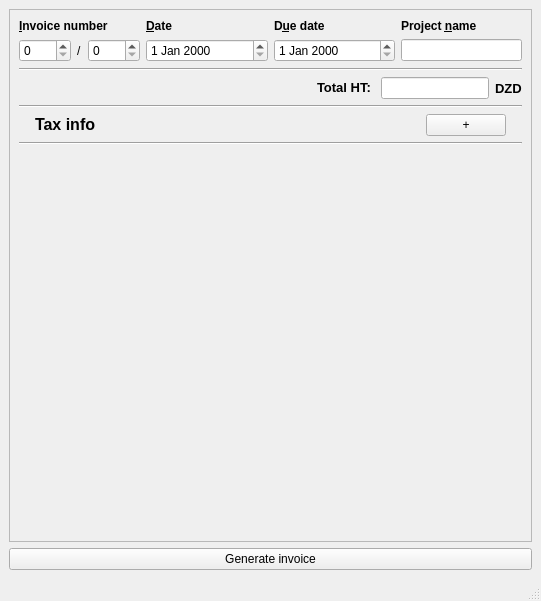
<?xml version="1.0" encoding="UTF-8"?>
<ui version="4.0">
 <class>MainWindow</class>
 <widget class="QMainWindow" name="MainWindow">
  <property name="geometry">
   <rect>
    <x>0</x>
    <y>0</y>
    <width>541</width>
    <height>601</height>
   </rect>
  </property>
  <property name="windowTitle">
   <string>MainWindow</string>
  </property>
  <property name="tabShape">
   <enum>QTabWidget::Rounded</enum>
  </property>
  <property name="unifiedTitleAndToolBarOnMac">
   <bool>false</bool>
  </property>
  <widget class="QWidget" name="centralwidget">
   <layout class="QVBoxLayout" name="verticalLayout">
    <item>
     <widget class="QScrollArea" name="tax_info">
      <property name="widgetResizable">
       <bool>true</bool>
      </property>
      <widget class="QWidget" name="scrollAreaWidgetContents">
       <property name="geometry">
        <rect>
         <x>0</x>
         <y>0</y>
         <width>521</width>
         <height>511</height>
        </rect>
       </property>
       <property name="font">
        <font>
         <kerning>true</kerning>
        </font>
       </property>
       <layout class="QVBoxLayout" name="verticalLayout_2">
        <item>
         <layout class="QHBoxLayout" name="actors_info"/>
        </item>
        <item>
         <layout class="QGridLayout" name="gridLayout">
          <property name="sizeConstraint">
           <enum>QLayout::SetDefaultConstraint</enum>
          </property>
          <property name="leftMargin">
           <number>0</number>
          </property>
          <property name="topMargin">
           <number>0</number>
          </property>
          <property name="rightMargin">
           <number>0</number>
          </property>
          <property name="bottomMargin">
           <number>0</number>
          </property>
          <item row="0" column="1">
           <widget class="QLabel" name="label_2">
            <property name="sizePolicy">
             <sizepolicy hsizetype="Expanding" vsizetype="Fixed">
              <horstretch>0</horstretch>
              <verstretch>0</verstretch>
             </sizepolicy>
            </property>
            <property name="font">
             <font>
              <weight>75</weight>
              <bold>true</bold>
             </font>
            </property>
            <property name="text">
             <string>&amp;Date</string>
            </property>
            <property name="buddy">
             <cstring>creation_date</cstring>
            </property>
           </widget>
          </item>
          <item row="0" column="2">
           <widget class="QLabel" name="label_4">
            <property name="sizePolicy">
             <sizepolicy hsizetype="Expanding" vsizetype="Preferred">
              <horstretch>0</horstretch>
              <verstretch>0</verstretch>
             </sizepolicy>
            </property>
            <property name="font">
             <font>
              <weight>75</weight>
              <bold>true</bold>
             </font>
            </property>
            <property name="text">
             <string>D&amp;ue date</string>
            </property>
            <property name="buddy">
             <cstring>due_date</cstring>
            </property>
           </widget>
          </item>
          <item row="0" column="3">
           <widget class="QLabel" name="label_5">
            <property name="sizePolicy">
             <sizepolicy hsizetype="Preferred" vsizetype="Fixed">
              <horstretch>0</horstretch>
              <verstretch>0</verstretch>
             </sizepolicy>
            </property>
            <property name="font">
             <font>
              <weight>75</weight>
              <bold>true</bold>
             </font>
            </property>
            <property name="text">
             <string>Project &amp;name</string>
            </property>
            <property name="buddy">
             <cstring>project_name</cstring>
            </property>
           </widget>
          </item>
          <item row="0" column="0">
           <widget class="QLabel" name="label">
            <property name="sizePolicy">
             <sizepolicy hsizetype="Expanding" vsizetype="Fixed">
              <horstretch>0</horstretch>
              <verstretch>0</verstretch>
             </sizepolicy>
            </property>
            <property name="font">
             <font>
              <weight>75</weight>
              <bold>true</bold>
             </font>
            </property>
            <property name="text">
             <string>&amp;Invoice number</string>
            </property>
            <property name="buddy">
             <cstring>invoice_number</cstring>
            </property>
           </widget>
          </item>
          <item row="1" column="3">
           <widget class="QLineEdit" name="project_name"/>
          </item>
          <item row="1" column="0">
           <layout class="QHBoxLayout" name="horizontalLayout">
            <item>
             <widget class="QSpinBox" name="invoice_number">
              <property name="focusPolicy">
               <enum>Qt::NoFocus</enum>
              </property>
              <property name="showGroupSeparator" stdset="0">
               <bool>false</bool>
              </property>
             </widget>
            </item>
            <item>
             <widget class="QLabel" name="label_6">
              <property name="sizePolicy">
               <sizepolicy hsizetype="Fixed" vsizetype="Preferred">
                <horstretch>0</horstretch>
                <verstretch>0</verstretch>
               </sizepolicy>
              </property>
              <property name="text">
               <string>/</string>
              </property>
             </widget>
            </item>
            <item>
             <widget class="QSpinBox" name="invoice_year"/>
            </item>
           </layout>
          </item>
          <item row="1" column="1">
           <widget class="QDateEdit" name="creation_date"/>
          </item>
          <item row="1" column="2">
           <widget class="QDateEdit" name="due_date">
            <property name="focusPolicy">
             <enum>Qt::StrongFocus</enum>
            </property>
           </widget>
          </item>
         </layout>
        </item>
        <item>
         <widget class="Line" name="line_3">
          <property name="orientation">
           <enum>Qt::Horizontal</enum>
          </property>
         </widget>
        </item>
        <item>
         <layout class="QVBoxLayout" name="invoice_info"/>
        </item>
        <item>
         <layout class="QHBoxLayout" name="horizontalLayout_2">
          <item>
           <spacer name="horizontalSpacer_14">
            <property name="orientation">
             <enum>Qt::Horizontal</enum>
            </property>
            <property name="sizeHint" stdset="0">
             <size>
              <width>40</width>
              <height>20</height>
             </size>
            </property>
           </spacer>
          </item>
          <item>
           <widget class="QLabel" name="label_8">
            <property name="sizePolicy">
             <sizepolicy hsizetype="Preferred" vsizetype="Fixed">
              <horstretch>0</horstretch>
              <verstretch>0</verstretch>
             </sizepolicy>
            </property>
            <property name="font">
             <font>
              <pointsize>10</pointsize>
              <weight>75</weight>
              <bold>true</bold>
             </font>
            </property>
            <property name="text">
             <string>Total HT: </string>
            </property>
           </widget>
          </item>
          <item>
           <widget class="QLineEdit" name="total_ht">
            <property name="enabled">
             <bool>true</bool>
            </property>
            <property name="sizePolicy">
             <sizepolicy hsizetype="Fixed" vsizetype="Fixed">
              <horstretch>0</horstretch>
              <verstretch>0</verstretch>
             </sizepolicy>
            </property>
            <property name="toolTip">
             <string>Total before tax</string>
            </property>
            <property name="text">
             <string/>
            </property>
            <property name="frame">
             <bool>true</bool>
            </property>
            <property name="readOnly">
             <bool>true</bool>
            </property>
           </widget>
          </item>
          <item>
           <widget class="QLabel" name="label_9">
            <property name="font">
             <font>
              <pointsize>10</pointsize>
              <weight>75</weight>
              <bold>true</bold>
             </font>
            </property>
            <property name="text">
             <string>DZD</string>
            </property>
           </widget>
          </item>
         </layout>
        </item>
        <item>
         <widget class="Line" name="line">
          <property name="orientation">
           <enum>Qt::Horizontal</enum>
          </property>
         </widget>
        </item>
        <item>
         <layout class="QHBoxLayout" name="horizontalLayout_4">
          <item>
           <spacer name="horizontalSpacer_10">
            <property name="orientation">
             <enum>Qt::Horizontal</enum>
            </property>
            <property name="sizeType">
             <enum>QSizePolicy::Minimum</enum>
            </property>
            <property name="sizeHint" stdset="0">
             <size>
              <width>16</width>
              <height>16</height>
             </size>
            </property>
           </spacer>
          </item>
          <item>
           <widget class="QLabel" name="label_7">
            <property name="sizePolicy">
             <sizepolicy hsizetype="Preferred" vsizetype="Fixed">
              <horstretch>0</horstretch>
              <verstretch>0</verstretch>
             </sizepolicy>
            </property>
            <property name="font">
             <font>
              <pointsize>12</pointsize>
              <weight>75</weight>
              <bold>true</bold>
             </font>
            </property>
            <property name="text">
             <string>Tax info</string>
            </property>
           </widget>
          </item>
          <item>
           <spacer name="horizontalSpacer_11">
            <property name="orientation">
             <enum>Qt::Horizontal</enum>
            </property>
            <property name="sizeHint" stdset="0">
             <size>
              <width>40</width>
              <height>20</height>
             </size>
            </property>
           </spacer>
          </item>
          <item>
           <widget class="QPushButton" name="pushButton_5">
            <property name="sizePolicy">
             <sizepolicy hsizetype="Minimum" vsizetype="Fixed">
              <horstretch>0</horstretch>
              <verstretch>0</verstretch>
             </sizepolicy>
            </property>
            <property name="text">
             <string>+</string>
            </property>
           </widget>
          </item>
          <item>
           <spacer name="horizontalSpacer_12">
            <property name="orientation">
             <enum>Qt::Horizontal</enum>
            </property>
            <property name="sizeType">
             <enum>QSizePolicy::Minimum</enum>
            </property>
            <property name="sizeHint" stdset="0">
             <size>
              <width>16</width>
              <height>16</height>
             </size>
            </property>
           </spacer>
          </item>
         </layout>
        </item>
        <item>
         <layout class="QVBoxLayout" name="tax_rows"/>
        </item>
        <item>
         <widget class="Line" name="line_2">
          <property name="orientation">
           <enum>Qt::Horizontal</enum>
          </property>
         </widget>
        </item>
        <item>
         <spacer name="verticalSpacer">
          <property name="orientation">
           <enum>Qt::Vertical</enum>
          </property>
          <property name="sizeHint" stdset="0">
           <size>
            <width>20</width>
            <height>40</height>
           </size>
          </property>
         </spacer>
        </item>
       </layout>
      </widget>
     </widget>
    </item>
    <item>
     <widget class="QPushButton" name="pushButton">
      <property name="text">
       <string>Generate invoice</string>
      </property>
     </widget>
    </item>
   </layout>
  </widget>
  <widget class="QMenuBar" name="menubar">
   <property name="geometry">
    <rect>
     <x>0</x>
     <y>0</y>
     <width>541</width>
     <height>21</height>
    </rect>
   </property>
  </widget>
  <widget class="QStatusBar" name="statusbar"/>
 </widget>
 <tabstops>
  <tabstop>pushButton</tabstop>
 </tabstops>
 <resources/>
 <connections>
  <connection>
   <sender>pushButton</sender>
   <signal>clicked()</signal>
   <receiver>MainWindow</receiver>
   <slot>generate()</slot>
   <hints>
    <hint type="sourcelabel">
     <x>333</x>
     <y>571</y>
    </hint>
    <hint type="destinationlabel">
     <x>342</x>
     <y>544</y>
    </hint>
   </hints>
  </connection>
  <connection>
   <sender>total_ht</sender>
   <signal>textChanged(QString)</signal>
   <receiver>MainWindow</receiver>
   <slot>calculate_tax()</slot>
   <hints>
    <hint type="sourcelabel">
     <x>489</x>
     <y>134</y>
    </hint>
    <hint type="destinationlabel">
     <x>342</x>
     <y>350</y>
    </hint>
   </hints>
  </connection>
  <connection>
   <sender>pushButton_5</sender>
   <signal>clicked()</signal>
   <receiver>MainWindow</receiver>
   <slot>create_tax_row()</slot>
   <hints>
    <hint type="sourcelabel">
     <x>498</x>
     <y>174</y>
    </hint>
    <hint type="destinationlabel">
     <x>342</x>
     <y>387</y>
    </hint>
   </hints>
  </connection>
 </connections>
 <slots>
  <slot>load_business_info()</slot>
  <slot>load_client_info()</slot>
  <slot>load_invoice_info()</slot>
  <slot>generate()</slot>
  <slot>calculate_tax()</slot>
  <slot>create_tax_row()</slot>
 </slots>
</ui>
